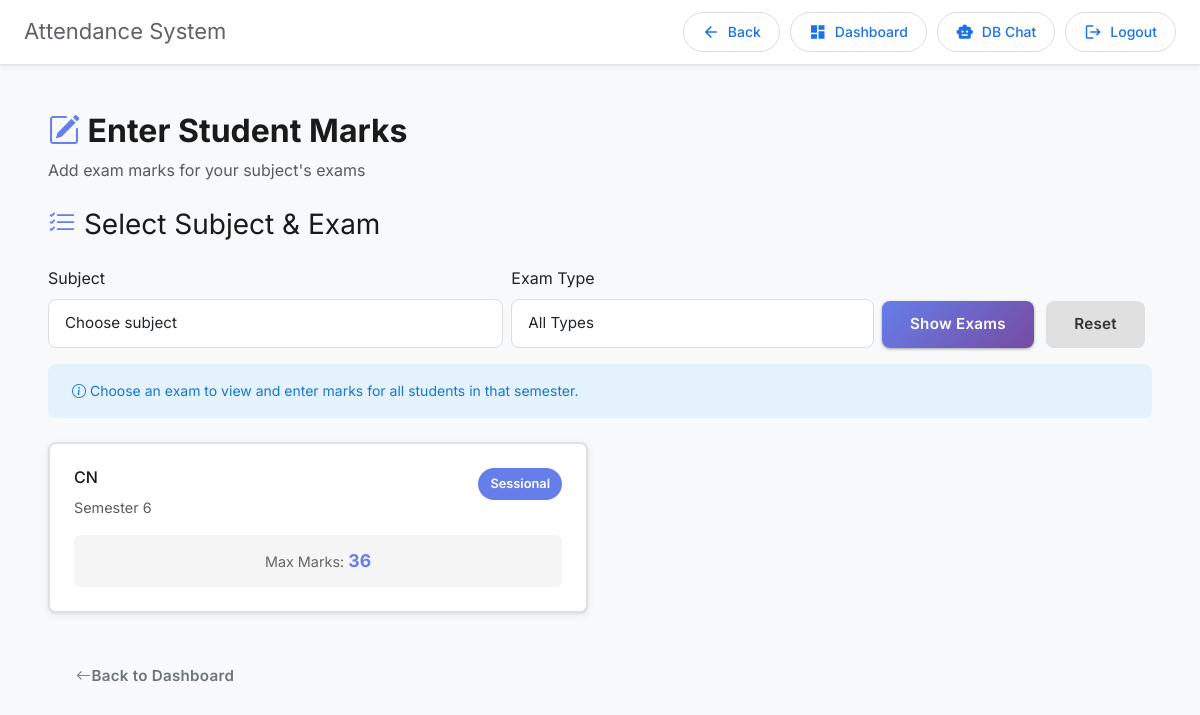
The page /faculty_app/enter_marks/ (signed in) on the database its author committed.
### admin_app/models.py (models this page shows, shortened)
class ExamSchedule(models.Model):
    STATUS_CHOICES = [
        ('scheduled', 'Scheduled'),
        ('completed', 'Completed'),
        ('cancelled', 'Cancelled'),
        ('rescheduled', 'Rescheduled'),
    ]
    subject = models.ForeignKey(Subject, on_delete=models.PROTECT, related_name='exam_schedules')
    exam_type = models.ForeignKey(ExamType, on_delete=models.PROTECT, related_name='exam_schedules')
    academic_year = models.CharField(max_length=10)  # e.g., "2025-26"
    exam_date = models.DateField()
    start_time = models.TimeField()
    end_time = models.TimeField()
    duration_minutes = models.IntegerField()
    max_marks = models.IntegerField(default=100)
    passing_marks = models.IntegerField(default=40)
    room_number = models.CharField(max_length=20, blank=True, null=True)
    invigilator = models.ForeignKey(Faculty, on_delete=models.SET_NULL, null=True, blank=True, related_name='invigilated_exams')
    status = models.CharField(max_length=20, choices=STATUS_CHOICES, default='scheduled')
    created_at = models.DateTimeField(auto_now_add=True)
    class Meta:
        ordering = ['exam_date', 'start_time', 'subject']
        unique_together = ['subject', 'exam_type', 'academic_year']

class Subject(models.Model):
    code = models.CharField(max_length=20, unique=True)   # e.g., "23CE610"
    name = models.CharField(max_length=200, unique=True)  # e.g., "ADVANCED COMPUTER ARCHITECTURE"
    credits = models.IntegerField(default=4)
    semester = models.IntegerField(choices=[(i, f"Semester {i}") for i in range(1, 9)])
    is_elective = models.BooleanField(default=False)
    department = models.ForeignKey(Department, on_delete=models.PROTECT, related_name='subjects')
    syllabus_url = models.URLField(blank=True, null=True)
    created_at = models.DateTimeField(auto_now_add=True)
    class Meta:
        ordering = ['semester', 'code']
        unique_together = ['code', 'department']

class ExamType(models.Model):
    name = models.CharField(max_length=50, unique=True)  # Regular, Remedial, External
    description = models.TextField(blank=True)
    is_mandatory = models.BooleanField(default=True)

### faculty_app/views.py (the view, shortened to what this page needs)
# urls.py: path("enter_marks/", views.enter_marks, name="enter_marks"),
@faculty_required
def enter_marks(request):
    try:
        faculty = Faculty.objects.get(user=request.user)
        subject_offerings = SubjectOffering.objects.filter(faculty=faculty)
        subjects = Subject.objects.filter(offerings__in=subject_offerings).distinct()
        exam_schedules = ExamSchedule.objects.filter(subject__in=subjects).order_by('-exam_date', 'subject')
        exam_id = request.GET.get('exam_id')
        exam = None
        students = []
        selected_division = request.GET.get('division') or None
        selected_degree = request.GET.get('degree_program') or None
        selected_subject_id = request.GET.get('subject_id') or None
        selected_exam_type_id = request.GET.get('exam_type_id') or None
        if exam:
            divisions = Student.objects.filter(semester=exam.subject.semester).values_list('division', flat=True).distinct()
            subj_dept = getattr(exam.subject, 'department', None)
            degree_programs = subj_dept.degree_programs.all() if subj_dept is not None else []
        else:
            divisions = Student.objects.none()
            degree_programs = []
        subjects_for_faculty = subjects
        exam_types_for_selected = []
        exams_for_display = exam_schedules
        context = {
            'faculty': faculty,
            'exams': exams_for_display,
            'all_exams': exam_schedules,
            'exam': exam,
            'exam_id': exam_id,
            'students': students,
            'divisions': divisions,
            'degree_programs': degree_programs,
            'selected_division': selected_division,
            'selected_degree': selected_degree,
            'subjects': subjects_for_faculty,
            'selected_subject_id': selected_subject_id,
            'exam_types_for_selected': list(exam_types_for_selected),
            'selected_exam_type_id': selected_exam_type_id,
        }
        return render(request, 'faculty_app/enter_marks.html', context)
    except Faculty.DoesNotExist:
        messages.error(request, "Faculty profile not found.")
        return redirect("faculty_app:faculty_dashboard")

### faculty_app/views.py (called while the page is built)
def faculty_required(view_func):
    @wraps(view_func)
    def wrapper(request, *args, **kwargs):
        if not request.user.is_authenticated:
            return redirect("registration:login")  # Redirect unauthenticated users to login page
        if request.user.role == "faculty":
            return view_func(request, *args, **kwargs)
        logout(request)  # Log out unauthorized users
        return redirect("registration:login")  # Redirect unauthorized users
    return wrapper

### project1/context_processors.py (called while the page is built)
def session_timeout(request):
    return {
        'SESSION_TIMEOUT_SECONDS': getattr(settings, 'SESSION_COOKIE_AGE', 1800),
    }

### faculty_app/templates/faculty_app/enter_marks.html (shortened to what this page needs)
{% extends 'layout.html' %}
{% block container %}
<div class="container-fluid p-4">
    <div class="row mb-4">
        <div class="col-12">
            <h1 class="h2" style="color: #1a1a1a; font-weight: 700;">
                <i class="bi bi-pencil-square" style="color: #667eea;"></i> Enter Student Marks
            </h1>
            <p class="text-muted mb-0">Add exam marks for your subject's exams</p>
        </div>
    </div>
    {% if not exam_id %}
        <div class="exam-selector">
            <h3 style="margin-bottom: 1.5rem; color: #1a1a1a;">
                <i class="bi bi-list-check" style="color: #667eea;"></i> Select Subject &amp; Exam
            </h3>
            <form method="get" class="mb-3" id="subjectExamForm">
                <div class="row g-2 align-items-end">
                    <div class="col-md-5">
                        <label class="form-label">Subject</label>
                        <select name="subject_id" class="form-control">
                            <option value="">Choose subject</option>
                        </select>
                    </div>
                    <div class="col-md-4">
                        <label class="form-label">Exam Type</label>
                        <select name="exam_type_id" class="form-control">
                            <option value="">All Types</option>
                        </select>
                    </div>
                    <div class="col-md-3">
                        <button type="submit" class="btn btn-primary">Show Exams</button>
                        <a href="{% url 'faculty_app:enter_marks' %}" class="btn btn-secondary ms-2">Reset</a>
                    </div>
                </div>
            </form>
            {% if exams %}
                <div class="alert alert-info">
                    <i class="bi bi-info-circle"></i> Choose an exam to view and enter marks for all students in that semester.
                </div>
                <div class="row">
                    {% for exam in exams %}
                        <div class="col-md-6 mb-3">
                            <a href="?exam_id={{ exam.id }}" class="card text-decoration-none" style="cursor: pointer; height: 100%; border: 2px solid #e0e0e0; transition: all 0.3s ease;"
                               onmouseover="this.style.borderColor='#667eea'; this.style.boxShadow='0 4px 12px rgba(102, 126, 234, 0.2)';"
                               onmouseout="this.style.borderColor='#e0e0e0'; this.style.boxShadow='none';">
                                <div class="card-body">
                                    <div style="display: flex; justify-content: space-between; align-items: start; margin-bottom: 1rem;">
                                        <div>
                                            <h5 class="card-title" style="color: #1a1a1a; margin: 0;">
                                                {{ exam.subject.name }}
                                            </h5>
                                            <p class="text-muted" style="margin: 0.5rem 0 0 0; font-size: 0.9rem;">
                                                Semester {{ exam.subject.semester }}
                                            </p>
                                        </div>
                                        <span style="display: inline-block; padding: 0.35rem 0.75rem; border-radius: 20px; font-size: 0.8rem; font-weight: 600; background-color: #667eea; color: white;">
                                             {{ exam.exam_type.name }}
                                        </span>
                                    </div>
                                    <div style="background-color: #f5f5f5; padding: 0.75rem; border-radius: 6px; text-align: center;">
                                        <p style="margin: 0; color: #666; font-size: 0.9rem;">Max Marks: <strong style="color: #667eea; font-size: 1.1rem;">{{ exam.max_marks }}</strong></p>
                                    </div>
                                </div>
                            </a>
                        </div>
                    {% endfor %}
                </div>
            {% else %}
                <div class="no-exams">
                    <div class="no-exams-icon">📭</div>
                    <h5>No Exams Available</h5>
                    <p class="text-muted mb-0">There are no exams created for your selected subject yet. Try a different subject or contact the admin.</p>
                </div>
            {% endif %}
        </div>
    {% endif %}
    <div class="row mt-4">
        <div class="col-12">
            <a href="{% url 'faculty_app:faculty_dashboard' %}" class="btn btn-outline-secondary">
                <i class="bi bi-arrow-left"></i> Back to Dashboard
            </a>
        </div>
    </div>
</div>
{% endblock %}

### rows shown on the page
ExamSchedule: {{ exam.id }} 1 (drawn), subject.name "CN", subject.semester "6", exam_type.name "Sessional", max_marks "36"
